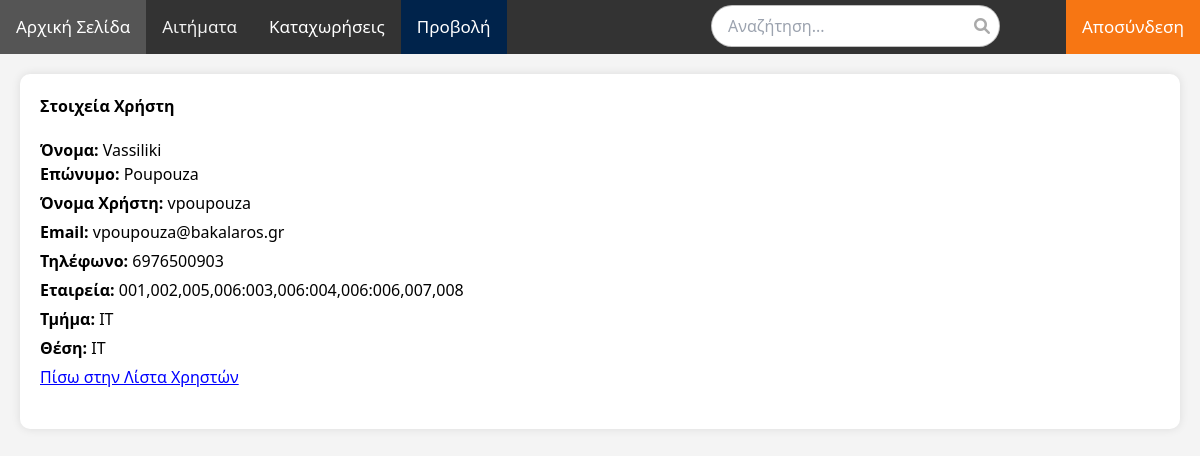
/show_user.php?user_id=171 (signed in), run on the app's committed database.
### tables this page shows
CREATE TABLE `users` (
  `user_id` int(11) NOT NULL AUTO_INCREMENT,
  `name` varchar(255) NOT NULL DEFAULT '',
  `lastname` varchar(255) NOT NULL DEFAULT '',
  `username` varchar(255) NOT NULL,
  `password` varchar(255) NOT NULL,
  `company_code` varchar(255) NOT NULL,
  `department_name` varchar(255) NOT NULL,
  `email` varchar(255) NOT NULL,
  `phone` varchar(20) NOT NULL,
  `inactive` tinyint(1) NOT NULL DEFAULT 0,
  `role_name` varchar(255) NOT NULL,
  `admin` tinyint(1) DEFAULT NULL,
  PRIMARY KEY (`user_id`)
);

### show_user.php (the view, shortened to what this page needs)
<?php
include 'connection.php';
$user_id = isset($_GET['user_id']) ? intval($_GET['user_id']) : 0;
$sql = "SELECT user_id, name, lastname, username, email, phone, company_code, department_name, role_name FROM users WHERE user_id = $user_id";
$result = $conn->query($sql);
if ($result->num_rows > 0) {
    $user = $result->fetch_assoc();
} else {
    echo "User not found.";
    exit;
}
?>
<!DOCTYPE html>
<html>
<head>
    <link href="https://cdn.jsdelivr.net/npm/tailwindcss@2.2.17/dist/tailwind.min.css" rel="stylesheet">
    <link rel="stylesheet" href="https://cdnjs.cloudflare.com/ajax/libs/font-awesome/6.0.0-beta3/css/all.min.css">
</head>
<body>
<div class="request-container">
  <div class="header-container2">
    <h1>Στοιχεία Χρήστη</h1>
    <div><strong>Όνομα:</strong> <?php echo htmlspecialchars($user['name']); ?></div>
    <p><strong>Επώνυμο:</strong> <?php echo htmlspecialchars($user['lastname']); ?></p>
    <p><strong>Όνομα Χρήστη:</strong> <?php echo htmlspecialchars($user['username']); ?></p>
    <p><strong>Email:</strong> <?php echo htmlspecialchars($user['email']); ?></p>
    <p><strong>Τηλέφωνο:</strong> <?php echo htmlspecialchars($user['phone']); ?></p>
    <p><strong>Εταιρεία:</strong> <?php echo htmlspecialchars($user['company_code']); ?></p>
    <p><strong>Τμήμα:</strong> <?php echo htmlspecialchars($user['department_name']); ?></p>
    <p><strong>Θέση:</strong> <?php echo htmlspecialchars($user['role_name']); ?></p>
    <a href="show_users.php" class="btn btn-primary">Πίσω στην Λίστα Χρηστών</a>
  </div>
</div>
</body>
</html>

### data on the page
users: name "Vassiliki", lastname "Poupouza", username "vpoupouza", email "vpoupouza@bakalaros.gr", phone "6976500903", company_code "001,002,005,006:003,006:004,006:006,007,008", department_name "IT", role_name "ΙΤ"
